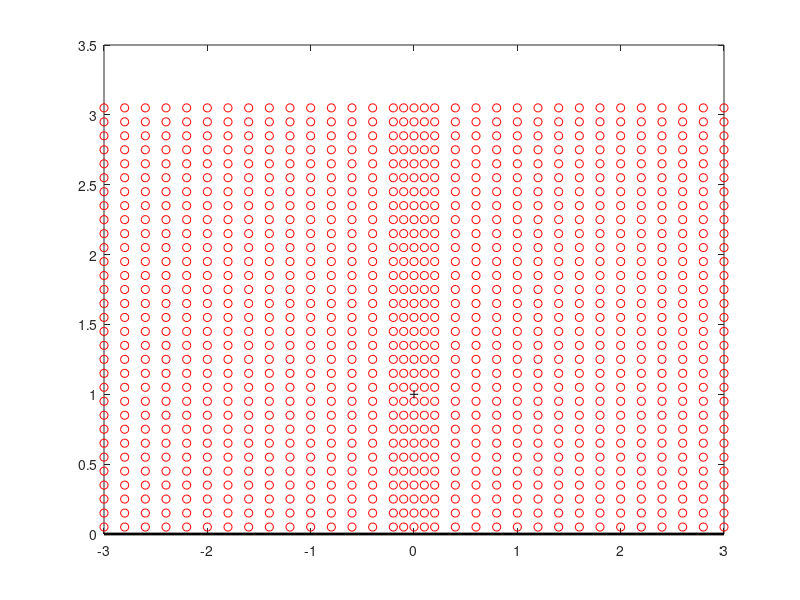

MATLAB code to generate this figure: (Note: this script raises an error after producing the figure.)
% example_half_slit_save_contores_2.m
% Nasser, June 16, 2019
clc;clear; 
%
% To generate the data files 
% x2_pt.mat, y2_pt.mat, u2_pt.mat
% which used by the file
% example_half_slit_plot_contores_2.m
% to plot Figure 25 in Section 8 of the paper:
% COMPUTATION OF CONFORMAL INVARIANTS 
%
%
%
n     =  2^12;  
ratio =  0.1;
z1    =  2i;
%
[X,Y]    =  meshgrid([-3.0:0.2:-0.2,-0.1,0,0.1,0.2:0.2:3.0],[0.05:0.1:3.05]);
Z        =  X+i*Y;
[mx,nx]  = size(Z);
%
figure
plot(real(Z),imag(Z),'or')
hold on
plot([-3 3],[0 0],'k','LineWidth',2)
plot(0,1,'+k')
%
for kx=1:mx
    for jx=1:nx
        z = Z(kx,jx);
        z
        u(kx,jx) =cap_of_half_slit(z1,z,n,ratio,1e-14);
    end
end
%
save('x2_pt.mat', 'X', '-ascii', '-double');
save('y2_pt.mat', 'Y', '-ascii', '-double');
save('u2_pt.mat', 'u', '-ascii', '-double');
%